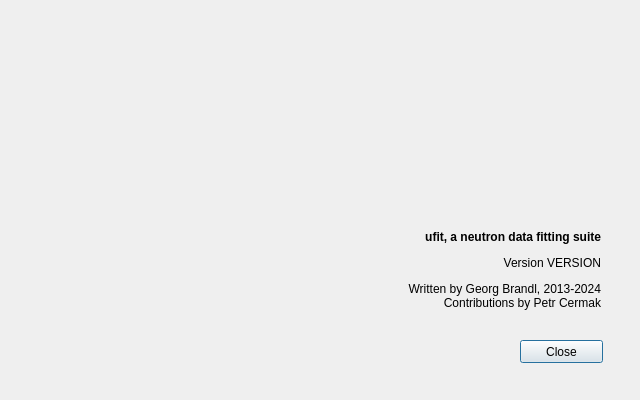
<?xml version="1.0" encoding="UTF-8"?>
<ui version="4.0">
 <class>Dialog</class>
 <widget class="QDialog" name="Dialog">
  <property name="geometry">
   <rect>
    <x>0</x>
    <y>0</y>
    <width>640</width>
    <height>400</height>
   </rect>
  </property>
  <property name="minimumSize">
   <size>
    <width>640</width>
    <height>400</height>
   </size>
  </property>
  <property name="maximumSize">
   <size>
    <width>640</width>
    <height>400</height>
   </size>
  </property>
  <property name="windowTitle">
   <string>Dialog</string>
  </property>
  <widget class="QLabel" name="label">
   <property name="geometry">
    <rect>
     <x>0</x>
     <y>0</y>
     <width>640</width>
     <height>400</height>
    </rect>
   </property>
   <property name="text">
    <string/>
   </property>
   <property name="pixmap">
    <pixmap resource="../../../resource/gui.qrc">:/splash.png</pixmap>
   </property>
  </widget>
  <widget class="QPushButton" name="pushButton">
   <property name="geometry">
    <rect>
     <x>520</x>
     <y>340</y>
     <width>83</width>
     <height>23</height>
    </rect>
   </property>
   <property name="text">
    <string>Close</string>
   </property>
  </widget>
  <widget class="QLabel" name="lbl">
   <property name="geometry">
    <rect>
     <x>350</x>
     <y>210</y>
     <width>251</width>
     <height>121</height>
    </rect>
   </property>
   <property name="text">
    <string>&lt;html&gt;&lt;head/&gt;&lt;body&gt;&lt;p&gt;&lt;span style=&quot; font-weight:600;&quot;&gt;ufit, a neutron data fitting suite&lt;/span&gt;&lt;/p&gt;&lt;p&gt;Version VERSION&lt;/p&gt;&lt;p&gt;Written by Georg Brandl, 2013-2024&lt;br/&gt;Contributions by Petr Cermak&lt;/p&gt;&lt;/body&gt;&lt;/html&gt;</string>
   </property>
   <property name="alignment">
    <set>Qt::AlignRight|Qt::AlignTrailing|Qt::AlignVCenter</set>
   </property>
  </widget>
 </widget>
 <resources>
  <include location="../../../resource/gui.qrc"/>
 </resources>
 <connections>
  <connection>
   <sender>pushButton</sender>
   <signal>clicked()</signal>
   <receiver>Dialog</receiver>
   <slot>accept()</slot>
   <hints>
    <hint type="sourcelabel">
     <x>552</x>
     <y>353</y>
    </hint>
    <hint type="destinationlabel">
     <x>641</x>
     <y>31</y>
    </hint>
   </hints>
  </connection>
 </connections>
</ui>
